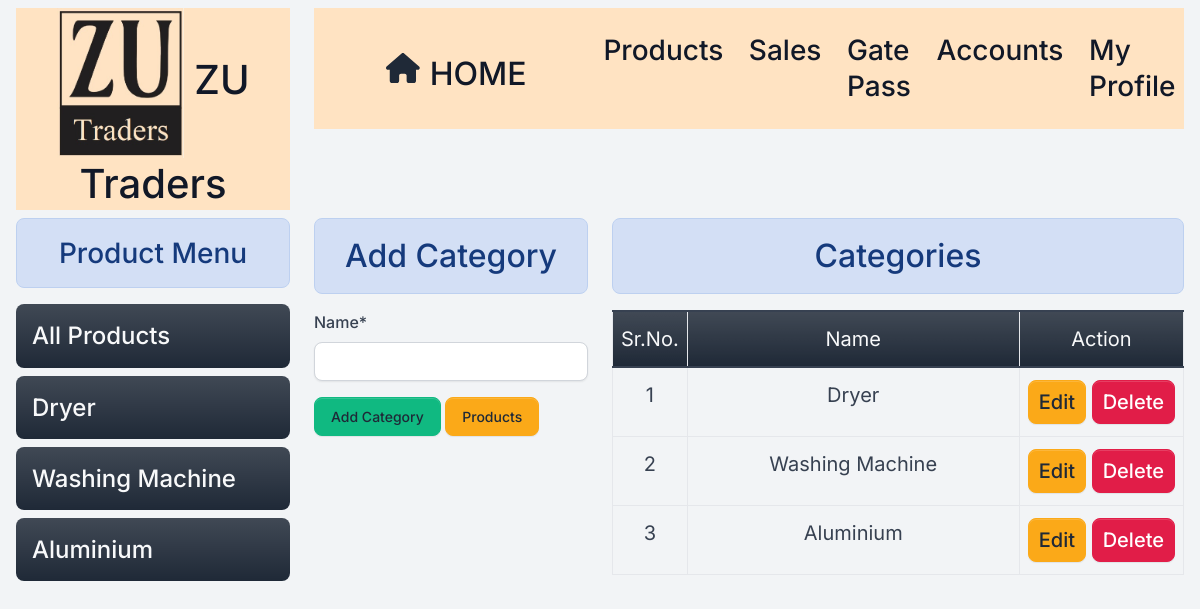
Page /category/ (signed in) on the committed database.
### home/models.py (models this page shows, shortened)
class Category(models.Model):
    name = models.CharField(max_length=100)
    is_deleted=models.BooleanField(default=False)

### home/views/category.py (the view)
# urls.py: path('category/', category.add_category , name="category"),
@login_required
@permission_required('home.add_category', login_url='/login/')
def add_category(request):
  if request.user.is_authenticated:
    if request.method == 'POST':
        categories=Category.objects.filter(is_deleted=False)
        mydata=Category.objects.filter(is_deleted=False)
        form = CategoryForm(request.POST)
        if form.is_valid():
          form.save()
          messages.success(request,"Category Added successfully !!")
          return redirect('category')
    else:
        mydata=Category.objects.filter(is_deleted=False)
        categories=Category.objects.filter(is_deleted=False)
        form = CategoryForm()
    data={'form': form, 'mydata':mydata,'categories':categories}
    return render(request, 'stock/add_category.html', data)
  else:
    return redirect('signin')

### home/forms.py
class CategoryForm(forms.ModelForm):
    class Meta:
        model = Category
        fields = ['name']

### templates/stock/add_category.html (shortened to what this page needs)
{% extends 'base.html' %}
{% load crispy_forms_tags %}
{% block content %}
<div class="container-fluid mb-5">
  <div class="row">
    {% include 'stock/product_menu.html' %}
    <div class="col-3 ">
      <h2 class="text-center alert alert-info">Add Category</h2>
      <form method="post">
        {{form|crispy}}
        <input type="submit" class="btn btn-success" {% if update %} value="Update Category" {% else %} value="Add Category" {%endif %}>
        <a href= "/product/" class="btn btn-warning" >Products</a>
      </form>
    </div>
    <div class="col-6  ">
      <h2 class="text-center alert alert-info">Categories</h2>
      {% if mydata %}
      <table class="table table-stripped table-bordered" id="petrol-table">
        <colgroup>
          <col width="10%">
          <col width="65%">
          {% if update %} {% else %}<col width="25%"> {% endif %}
      </colgroup>
        <thead>
          <tr class="bg-primary bg-gradient text-light text-center">
            <td class="text-center fs-5">Sr.No.</td>
            <td class="text-center fs-5">Name</td>
            {% if update %} {% else %}<td class="text-center fs-5" >Action</td> {% endif %}
          </tr>
        </thead>
        <tbody>
          {% if update %}
          <tr>
            <td class="text-center fs-5" >{{mydata.id}}</td>
            <td class="text-center fs-5">{{mydata.name}}</td>
          </tr>
          {% else %}
          {% for data in mydata %}
          <tr>
            <td class="text-center fs-5" >{{forloop.counter}}</td>
            <td class="text-center fs-5">{{data.name}}</td>
            {% if perms.home.change_blog %}
            <td  class="text-center fs-5">
              <a class="btn btn-sm btn-warning fs-5" href={% url 'editcategory' id=data.id %}>Edit</a>
              {% endif %}
              {% if perms.home.delete_tank %}
              <a class=" btn btn-sm btn-danger fs-5" href={% url 'deletecategory' id=data.id %}>Delete</a>
              {% endif %}
            </td>
          </tr>
          {% endfor %}
          {% endif %}
        </tbody>
      </table>
      {% else %}
      <h4 class="text-center alert alert-warning">No Record Found</h4>
      {% endif %}
    </div>
  </div>
</div>
{% endblock content %}

### templates/stock/product_menu.html (shortened to what this page needs)
<div class="col-lg-3">
    <h3 class="text-center alert alert-info">Product Menu</h3>
    <div class="list-group">
      <h4 class="bg-primary bg-gradient alert-info rounded  p-3 "><a class="text-light" href="/product/" class="list-group-item">All Products</a></h4>
      {% if not prod %}
      {% for category in categories %}
      <h4 class="bg-primary bg-gradient rounded p-3 "><a class="text-light"  href="?category={{category.id}}" class="list-group-item">{{category.name}}</a></h4>
      {% endfor %}
      {% endif %}
    </div>
  </div>

### static/assets/default/css/style.css (style rules this page uses)
html, body { height: 100%; width: 100%; max-height: 100%; overflow: auto; display: flex; flex-direction: column; }

### rows in the picture
Category: name "Dryer"
Category: name "Washing Machine"
Category: name "Aluminium"
